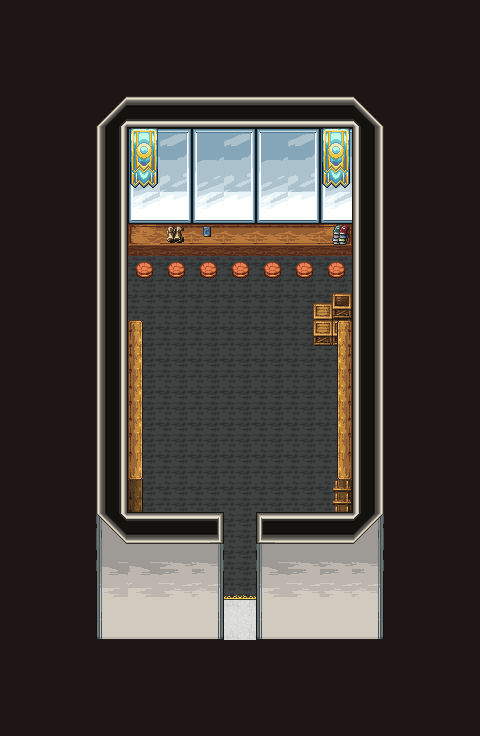

A 2D game scene composited from a Tiled map and its tileset images. What follows is a short description and the map's XML, with each tile layer's data collapsed to a summary:
An orthogonal 15x23 tile map with 32x32 px tiles, 13 tile layers (black, floor, carpet, wall1, ...).

<map version="1.9" tiledversion="1.9.1" orientation="orthogonal" renderorder="right-down" width="15" height="23" tilewidth="32" tileheight="32" infinite="0" nextlayerid="14" nextobjectid="1">
  <tileset firstgid="1" source="../21_tsx/Church_town.tsx" />
  <layer id="5" name="black" width="15" height="23">
    <data>[345 cells, 2 non-empty, 1 distinct tile ids]</data>
  </layer>
  <layer id="1" name="floor" width="15" height="23">
    <data>[345 cells, 132 non-empty, 1 distinct tile ids]</data>
  </layer>
  <layer id="9" name="carpet" width="15" height="23">
    <data>[345 cells, 72 non-empty, 2 distinct tile ids]</data>
  </layer>
  <layer id="3" name="wall1" width="15" height="23">
    <data>[345 cells, 80 non-empty, 25 distinct tile ids]</data>
  </layer>
  <layer id="8" name="shadow" width="15" height="23">
    <data>[345 cells, 0 non-empty, 0 distinct tile ids]</data>
  </layer>
  <layer id="6" name="furniture1" width="15" height="23">
    <data>[345 cells, 21 non-empty, 6 distinct tile ids]</data>
  </layer>
  <layer id="7" name="furniture2" width="15" height="23">
    <data>[345 cells, 11 non-empty, 5 distinct tile ids]</data>
  </layer>
  <layer id="12" name="furniture3" width="15" height="23">
    <data>[345 cells, 13 non-empty, 7 distinct tile ids]</data>
  </layer>
  <layer id="10" name="chara" width="15" height="23">
    <data>[345 cells, 0 non-empty, 0 distinct tile ids]</data>
  </layer>
  <layer id="11" name="furniture4" width="15" height="23">
    <data>[345 cells, 13 non-empty, 9 distinct tile ids]</data>
  </layer>
  <layer id="13" name="furniture5" width="15" height="23">
    <data>[345 cells, 1 non-empty, 1 distinct tile ids]</data>
  </layer>
  <layer id="4" name="wall2" width="15" height="23">
    <data>[345 cells, 8 non-empty, 6 distinct tile ids]</data>
  </layer>
  <layer id="2" name="black" width="15" height="23">
    <data>[345 cells, 192 non-empty, 1 distinct tile ids]</data>
  </layer>
</map>
